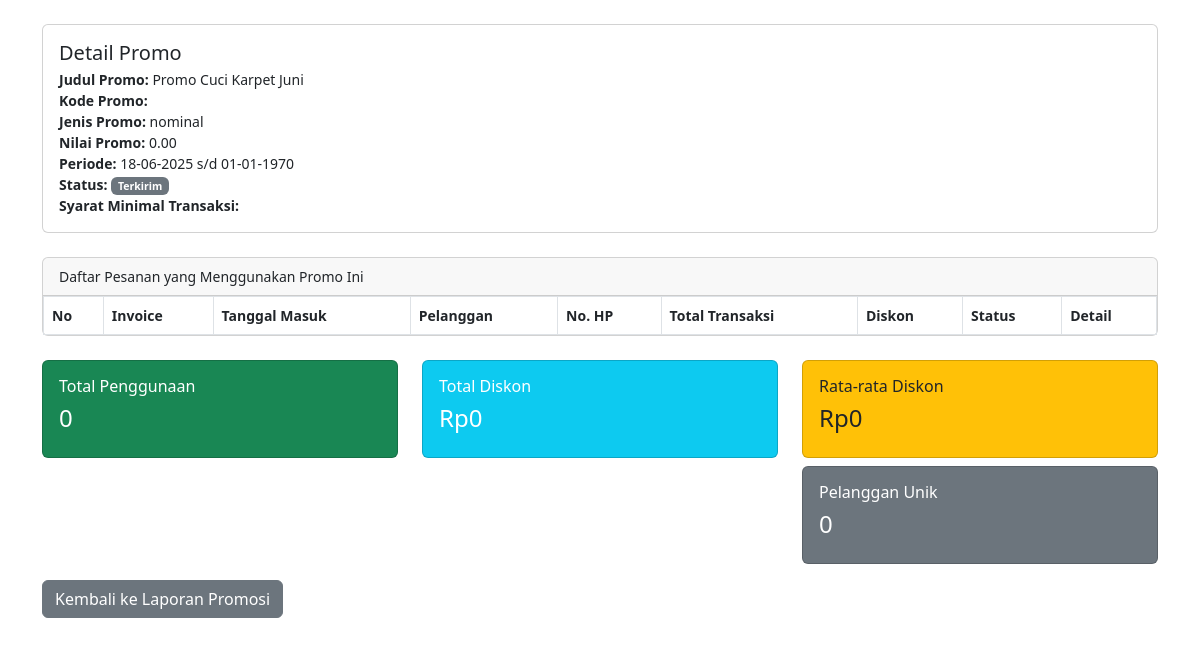
The app's page /laporan/detail_pesanan_promo.php?id_promosi=1 (signed in) with its own data.
### tables this page shows
CREATE TABLE `promosi` (
  `id_promosi` int(11) NOT NULL,
  `judul` varchar(100) DEFAULT NULL,
  `kode_promo` varchar(50) DEFAULT NULL,
  `tipe_promo` enum('persen','nominal') NOT NULL DEFAULT 'nominal',
  `nilai_promo` decimal(10,2) NOT NULL DEFAULT 0.00,
  `syarat_min_transaksi` decimal(10,2) DEFAULT NULL,
  `isi_pesan` text NOT NULL,
  `tanggal_buat` datetime DEFAULT current_timestamp(),
  `tanggal_kirim` datetime DEFAULT NULL,
  `tanggal_mulai` date DEFAULT NULL,
  `tanggal_berakhir` date DEFAULT NULL,
  `status_promo` enum('draft','aktif','tidak_aktif','terkirim') NOT NULL DEFAULT 'draft'
);

### laporan/detail_pesanan_promo.php (the view, shortened to what this page needs)
<?php
include '../pengaturan/koneksi.php';
$id_promosi = isset($_GET['id_promosi']) ? intval($_GET['id_promosi']) : 0;
$q_promo = mysqli_query($konek, "SELECT * FROM promosi WHERE id_promosi=$id_promosi");
if (!$promo = mysqli_fetch_assoc($q_promo)) {
    echo '<script>alert("Promo tidak ditemukan");window.history.back();</script>';
    exit;
}
?>
<?php if (isset($_GET['ajax'])): ?>
<div class="container mt-2">
<?php else: ?>
<!DOCTYPE html>
<html lang="id">
<head>
    <link rel="stylesheet" href="../assets/bootstrap.min.css">
</head>
<body>
<div class="container mt-4">
<?php endif; ?>
    <div class="card mb-4">
        <div class="card-body">
            <div class="row">
                <div class="col-md-8">
                    <h5 class="card-title mb-1">Detail Promo</h5>
                    <div><b>Judul Promo:</b> <?= htmlspecialchars($promo['judul']) ?></div>
                    <div><b>Kode Promo:</b> <?= htmlspecialchars($promo['kode_promo']) ?></div>
                    <div><b>Jenis Promo:</b> <?= htmlspecialchars($promo['tipe_promo']) ?></div>
                    <div><b>Nilai Promo:</b> <?= htmlspecialchars($promo['nilai_promo']) ?></div>
                    <div><b>Periode:</b> <?= htmlspecialchars(date('d-m-Y', strtotime($promo['tanggal_buat']))) ?> s/d <?= htmlspecialchars(date('d-m-Y', strtotime($promo['tanggal_berakhir']))) ?></div>
                    <div><b>Status:</b> <span class="badge bg-secondary"><?= htmlspecialchars(ucfirst($promo['status_promo'])) ?></span></div>
                    <div><b>Syarat Minimal Transaksi:</b> <?= htmlspecialchars($promo['syarat_min_transaksi']) ?></div>
                </div>
            </div>
        </div>
    </div>
    <div class="card mb-4">
        <div class="card-header">Daftar Pesanan yang Menggunakan Promo Ini</div>
        <div class="card-body p-0">
            <table class="table table-bordered mb-0">
                <thead>
                    <tr>
                        <th>No</th>
                        <th>Invoice</th>
                        <th>Tanggal Masuk</th>
                        <th>Pelanggan</th>
                        <th>No. HP</th>
                        <th>Total Transaksi</th>
                        <th>Diskon</th>
                        <th>Status</th>
                        <th>Detail</th>
                    </tr>
                </thead>
                    <?php
                        $total_diskon=0;
                        $total_pesanan=0;
                        $pelanggan_unik=array();
                    ?>
            </table>
        </div>
    </div>
    <div class="row mt-3">
        <div class="col-md-4">
            <div class="card bg-success text-white mb-2">
                <div class="card-body">
                    <h6 class="card-title">Total Penggunaan</h6>
                    <h4><?= $total_pesanan ?></h4>
                </div>
            </div>
        </div>
        <div class="col-md-4">
            <div class="card bg-info text-white mb-2">
                <div class="card-body">
                    <h6 class="card-title">Total Diskon</h6>
                    <h4>Rp<?= number_format($total_diskon,0,',','.') ?></h4>
                </div>
            </div>
        </div>
        <div class="col-md-4">
            <div class="card bg-warning text-dark mb-2">
                <div class="card-body">
                    <h6 class="card-title">Rata-rata Diskon</h6>
                    <h4>Rp<?= $total_pesanan>0 ? number_format($total_diskon/$total_pesanan,0,',','.') : '0' ?></h4>
                </div>
            </div>
            <div class="card bg-secondary text-white">
                <div class="card-body">
                    <h6 class="card-title">Pelanggan Unik</h6>
                    <h4><?= count($pelanggan_unik) ?></h4>
                </div>
            </div>
        </div>
    </div>
    <?php if (!isset($_GET['ajax'])): ?>
<a href="laporan_promosi.php" class="btn btn-secondary mt-3">Kembali ke Laporan Promosi</a>
</div>
</body>
</html>
<?php endif; ?>

### laporan/detail_pesanan_promo.php (style rules this page uses)
body { font-size: 14px; }
.table th, .table td { vertical-align: middle; }

### records on screen
promosi: judul "Promo Cuci Karpet Juni", tipe_promo "nominal", nilai_promo "0.00", tanggal_buat "18-06-2025", tanggal_berakhir "01-01-1970", status_promo "Terkirim"

### other values on screen
$total_pesanan "0"
$total_diskon "0"
count($pelanggan_unik) "0"
